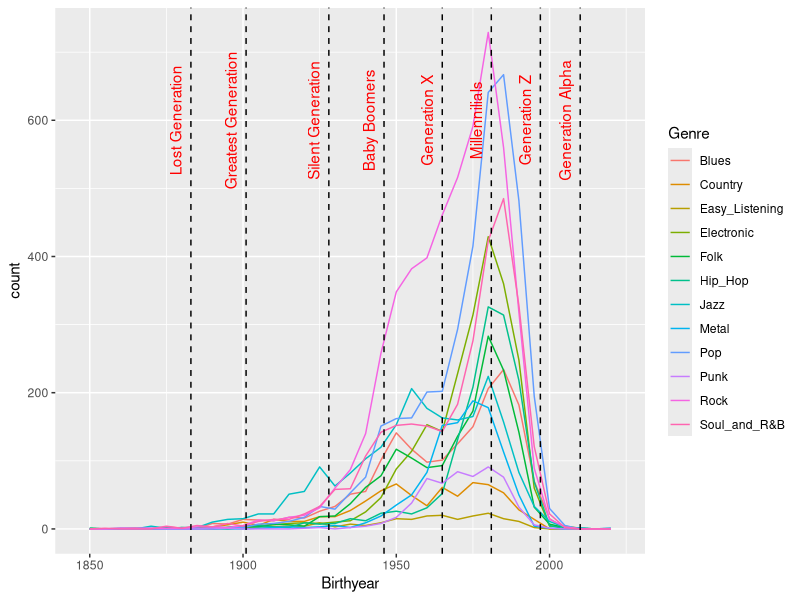

R code for this plot:
library(tidyverse)
library(ggplot2)

data <- read_csv('grouped_genre_and_birthyear.csv') |>
  transform(Birthyear = as.numeric(Birthyear)) |>
  filter(Birthyear >= 1850) |>
  distinct()
generations <- read_csv('generations.csv')

#not necessary right now, but might be for other plots
musicians_per_year <- data |>
  transform(Birthyear = as.numeric(Birthyear)) |>
  group_by(Birthyear) |>
  summarise(n = n()) |>
  filter(Birthyear >= 1850)

ggplot(data = data) +
  aes(x = Birthyear, color = Genre) +
  geom_line(stat = "bin", binwidth = 5) +
  geom_vline(aes(xintercept = start_date), linetype = 'dashed', data = generations) +
  geom_text(aes(x= start_date - 5, label= generation), y=600, colour="red", angle=90, data = generations)
